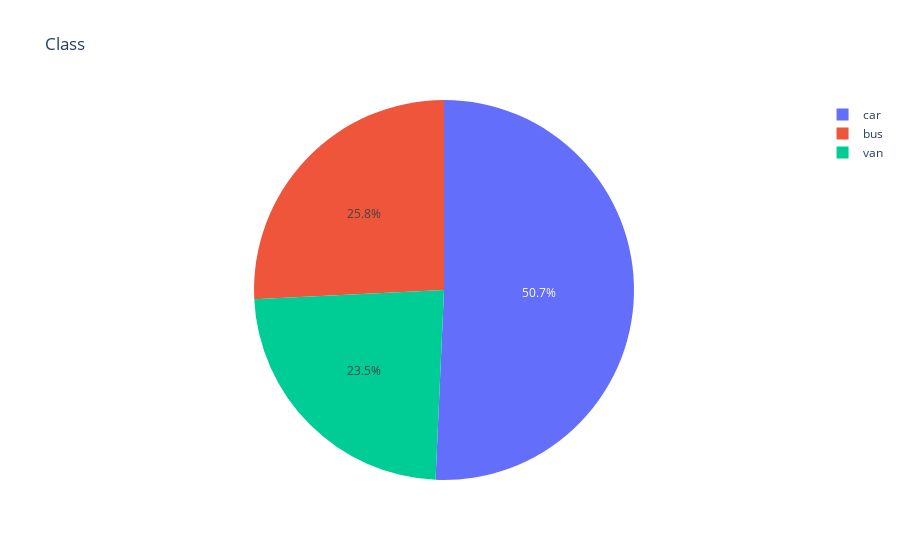

Source (notebook cell):
### Markdown cell above
Part 2.1 c- Visualize a Pie-chart and print percentage 
of values for variable ‘class’.

### Code cell
import plotly.express as px
df=(vehicle['class'].value_counts())
fig=px.pie(df, values='class', names=df.index, title='Class',hover_data=['class'])
fig.show()

### Figure 1 — Plotly figure (JSON) as saved in the notebook; plotly's stock layout.template omitted (floating-point values rounded to 4 significant figures)
{"data": [{"customdata": [[429], [218], [199]], "domain": {"x": [0, 1], "y": [0, 1]}, "hovertemplate": "index=%{label}<br>class=%{customdata[0]}<extra></extra>", "labels": ["car", "bus", "van"], "legendgroup": "", "name": "", "showlegend": true, "type": "pie", "values": [429, 218, 199]}], "layout": {"legend": {"tracegroupgap": 0}, "title": {"text": "Class"}}}
